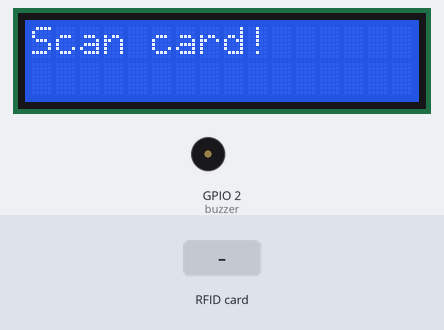
The sketch below on a simulated ESP32. Parts: 16×2 character LCD, buzzer (waves = sounding). The inputs (shaded band) are chosen by the test bench. WiFi joins after 1.5 s; servers stay silent unless stated; uploads are accepted with an empty reply; what the sketch prints to the serial monitor is not drawn.

Above: at 2.8 s.
2.9 s: RFID card 5E 7A 19 C4 held to the reader
At 3.89 s:
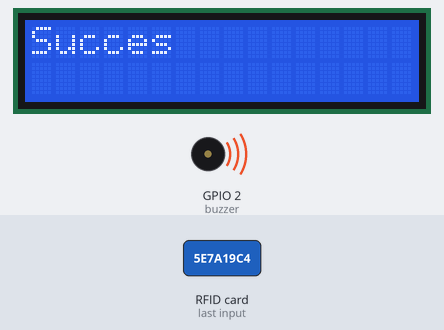
At 5.1 s:
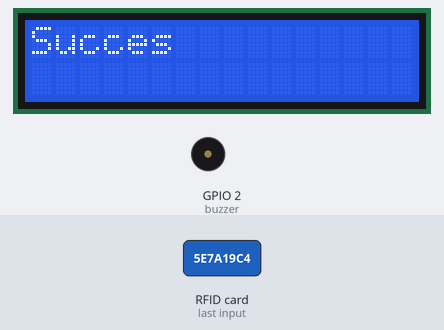
Timing chart, 0 to 6.6 s (numbered marks = the images above; inputs shaded):
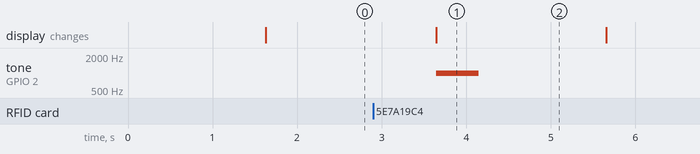

The sketch:

ClientScanner.ino
```cpp
#include <SPI.h>
#include <MFRC522.h>
#include <LiquidCrystal_I2C.h>
#include <WiFi.h>
#include <HTTPClient.h>

const char* ssid = "Damon";
const char* password = "Damonrpi";
const char* UID = "a13fab95-ce9c-4325-896f-5cbc4691aa28";

//Your Domain name with URL path or IP address with path
String serverName = "https://192.168.53.79:7172/ESP32/add";

LiquidCrystal_I2C lcd(0x27, 16, 2); // I2C address 0x27, 16 column and 2 rows

#define SS_PIN 5  /* Slave Select Pin */
#define RST_PIN 32  /* Reset Pin */

/* Create an instance of MFRC522 */
MFRC522 mfrc522(SS_PIN, RST_PIN);
/* Create an instance of MIFARE_Key */
MFRC522::MIFARE_Key key;
MFRC522::StatusCode status;

int idBlock = 1;
byte idBlockData[16];

byte bufferLen = 18;
byte readBlockData[18];

int cardId;
int scannerId = 3;

const int buzzer = 2;

void setup() {
  // put your setup code here, to run once:
  Serial.begin(9600);
  WiFi.begin(ssid, password);
  Serial.println("Connecting");
  while(WiFi.status() != WL_CONNECTED) {
    delay(500);
    Serial.print(".");
  }
  Serial.println("");
  Serial.print("Connected to WiFi network with IP Address: ");
  Serial.println(WiFi.localIP());
  lcd.begin();
  SPI.begin();
  mfrc522.PCD_Init();
  Serial.println("Scan a MIFARE 1K Tag to write data...");
  pinMode(buzzer, OUTPUT);
}

void loop() {
  cardId=0;
  noTone(buzzer);
  // put your main code here, to run repeatedly:
  lcd.clear();                 // clear display
  lcd.setCursor(0, 0);         // move cursor to   (0, 0)
  lcd.print("Scan card!");        // print message at (0, 0)
  for (byte i = 0; i < 6; i++)
  {
    key.keyByte[i] = 0xFF;
  }
  while ( ! mfrc522.PICC_IsNewCardPresent() || ! mfrc522.PICC_ReadCardSerial())
  {

  }
  ReadDataFromBlock(idBlock, readBlockData);
  Serial.print("Data writen: ");
  for (int j=0 ; j<16 ; j++){
    if(readBlockData[j]!= 0 && readBlockData[j]!= 10){ //null or LineFeed
      //lcd.setCursor(j,1);
      //lcd.write(readBlockData[j]);
      cardId = cardId*10+(readBlockData[j]-48);
    }
     Serial.write(readBlockData[j]);
  }
  Serial.println(cardId);
  mfrc522.PICC_HaltA(); // halt PICC
  mfrc522.PCD_StopCrypto1(); // stop encryption on PCD
  delay(500);
  if(WiFi.status()== WL_CONNECTED){
      HTTPClient http;

      String serverPath = serverName;

      // Your Domain name with URL path or IP address with path
      http.begin(serverPath.c_str());
      http.addHeader("Content-Type", "application/json");
      http.addHeader("UID", UID); // Custom header

      // If you need Node-RED/server authentication, insert user and password below
      //http.setAuthorization("REPLACE_WITH_SERVER_USERNAME", "REPLACE_WITH_SERVER_PASSWORD");
      String jsonPayload = "{\"cardId\": "+String(cardId) +",\"scannerId\": "+ String(scannerId)+"}";
      Serial.println(jsonPayload);
      // Send HTTP GET request
      int httpResponseCode = http.POST(jsonPayload);
      Serial.print("HTTP Response code: ");
      Serial.println(httpResponseCode);
      String payload = http.getString();
      Serial.println(payload);
      lcd.clear();
      lcd.setCursor(0,0);

      if(httpResponseCode != 200 && httpResponseCode != 404){
        lcd.setCursor(0,0);
        lcd.print("Server error");
        tone(buzzer, 5000);
      }else{
        if(payload == "" && httpResponseCode==200){
          lcd.setCursor(0,0);
          lcd.print("Succes");
          tone(buzzer, 1000,500);
        }else{
          payload.trim();
          Serial.println(payload);
          lcd.setCursor(0,0);
          tone(buzzer, 3000,1500);
          lcd.print(payload);
          for(int i = 16; i<=payload.length()-1;i++){
            delay(500);
            lcd.scrollDisplayLeft();
          }
        }
      }

      // Free resources
      http.end();
      delay(2000);
    }
    else {
      lcd.clear();
      lcd.setCursor(0,0);
      lcd.print("WiFi");
      lcd.setCursor(0,1);
      lcd.print("Disconnected");
      Serial.println("WiFi Disconnected");
      while(true){}
    }

}


void ReadDataFromBlock(int blockNum, byte readBlockData[])
{
  /* Authenticating the desired data block for Read access using Key A */
  byte status = mfrc522.PCD_Authenticate(MFRC522::PICC_CMD_MF_AUTH_KEY_A, blockNum, &key, &(mfrc522.uid));

  if (status != MFRC522::STATUS_OK)
  {
     Serial.print("Authentication failed for Read: ");
     Serial.println(status);
     return;
  }
  else
  {
    Serial.println("Authentication success");
  }

  /* Reading data from the Block */
  status = mfrc522.MIFARE_Read(blockNum, readBlockData, &bufferLen);
  if (status != MFRC522::STATUS_OK)
  {
    Serial.print("Reading failed: ");
    Serial.println(status);
    return;
  }
  else
  {
    Serial.println("Block was read successfully");
  }

}
```

Measured:
- after the input at 2.9 s, tone on GPIO 2 (buzzer): silent → 1000 Hz after 0.75 s, → silent 0.50 s later; the display: changes after 0.75 s (image 1)
